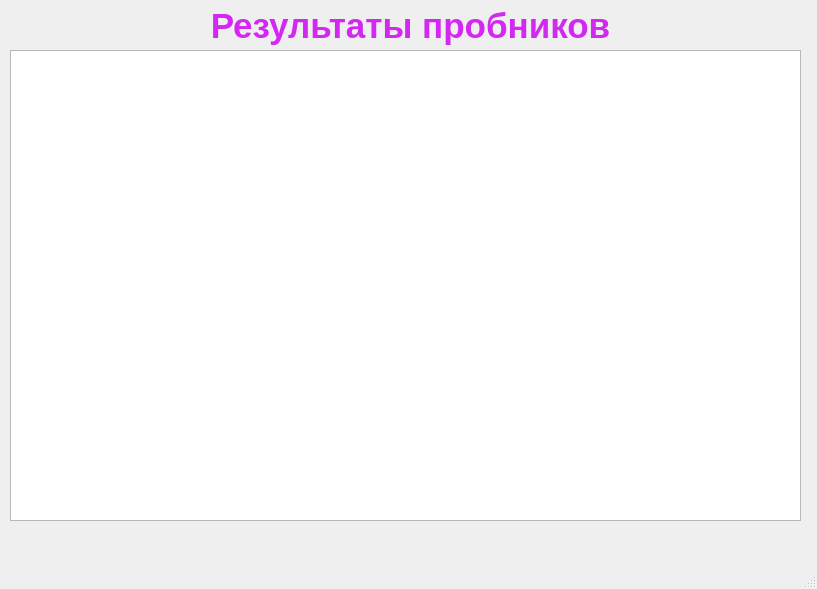
<?xml version="1.0" encoding="UTF-8"?>
<ui version="4.0">
 <class>MainWindow</class>
 <widget class="QMainWindow" name="MainWindow">
  <property name="geometry">
   <rect>
    <x>0</x>
    <y>0</y>
    <width>817</width>
    <height>589</height>
   </rect>
  </property>
  <property name="windowTitle">
   <string>MainWindow</string>
  </property>
  <widget class="QWidget" name="centralwidget">
   <widget class="QTableWidget" name="tableWidget">
    <property name="geometry">
     <rect>
      <x>10</x>
      <y>50</y>
      <width>791</width>
      <height>471</height>
     </rect>
    </property>
   </widget>
   <widget class="QLabel" name="label">
    <property name="geometry">
     <rect>
      <x>10</x>
      <y>0</y>
      <width>801</width>
      <height>51</height>
     </rect>
    </property>
    <property name="palette">
     <palette>
      <active>
       <colorrole role="WindowText">
        <brush brushstyle="SolidPattern">
         <color alpha="255">
          <red>211</red>
          <green>40</green>
          <blue>241</blue>
         </color>
        </brush>
       </colorrole>
      </active>
      <inactive>
       <colorrole role="WindowText">
        <brush brushstyle="SolidPattern">
         <color alpha="255">
          <red>211</red>
          <green>40</green>
          <blue>241</blue>
         </color>
        </brush>
       </colorrole>
      </inactive>
      <disabled>
       <colorrole role="WindowText">
        <brush brushstyle="SolidPattern">
         <color alpha="255">
          <red>160</red>
          <green>162</green>
          <blue>164</blue>
         </color>
        </brush>
       </colorrole>
      </disabled>
     </palette>
    </property>
    <property name="font">
     <font>
      <pointsize>26</pointsize>
      <weight>75</weight>
      <bold>true</bold>
     </font>
    </property>
    <property name="text">
     <string>Результаты пробников</string>
    </property>
    <property name="alignment">
     <set>Qt::AlignCenter</set>
    </property>
   </widget>
  </widget>
  <widget class="QMenuBar" name="menubar">
   <property name="geometry">
    <rect>
     <x>0</x>
     <y>0</y>
     <width>817</width>
     <height>30</height>
    </rect>
   </property>
  </widget>
  <widget class="QStatusBar" name="statusbar"/>
 </widget>
 <resources/>
 <connections/>
</ui>
